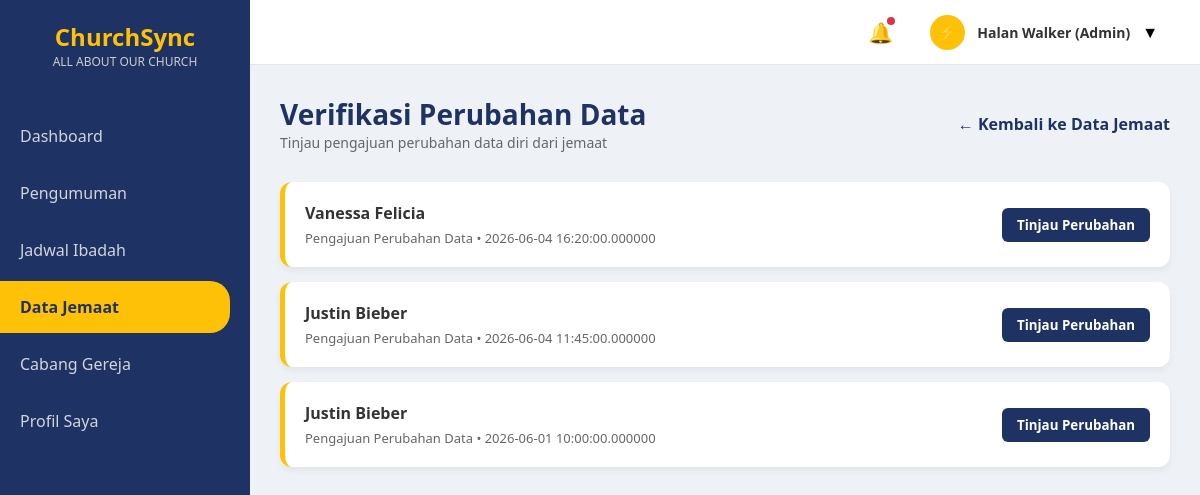
Screenshot of /admin/verifikasi_admin.php with the database file from the repository.
### tables this page shows
CREATE TABLE `temp_update_jemaat` (
  `id_pengajuan` int(10) NOT NULL AUTO_INCREMENT,
  `id_jemaat` int(20) NOT NULL,
  `no_hp_baru` varchar(255) NOT NULL,
  `alamat_baru` text NOT NULL,
  `tanggal_pengajuan` datetime(6) NOT NULL,
  `status_pengajuan` enum('pending','disetujui','ditolak') NOT NULL,
  PRIMARY KEY (`id_pengajuan`),
  KEY `fk_temp_jemaat` (`id_jemaat`),
  CONSTRAINT `fk_temp_jemaat` FOREIGN KEY (`id_jemaat`) REFERENCES `jemaat` (`id_jemaat`) ON DELETE CASCADE,
  CONSTRAINT `temp_update_jemaat_ibfk_1` FOREIGN KEY (`id_pengajuan`) REFERENCES `jemaat` (`id_jemaat`)
);

CREATE TABLE `jemaat` (
  `id_jemaat` int(20) NOT NULL AUTO_INCREMENT,
  `nama_lengkap` varchar(100) NOT NULL,
  `tanggal_lahir` date NOT NULL,
  `no_telp` varchar(100) NOT NULL,
  `alamat` varchar(255) NOT NULL,
  `email` varchar(100) NOT NULL,
  `password` varchar(100) NOT NULL,
  `role` enum('jemaat','gembala_cabang','admin') NOT NULL,
  PRIMARY KEY (`id_jemaat`),
  CONSTRAINT `jemaat_ibfk_1` FOREIGN KEY (`id_jemaat`) REFERENCES `cabang_gereja` (`id_cabang`)
);

### admin/verifikasi_admin.php (the view, shortened to what this page needs)
<?php
include '../koneksi.php';
$query_pengajuan = mysqli_query($conn, "
    SELECT
        t.*,
        j.nama_lengkap,
        j.no_telp,
        j.alamat
    FROM temp_update_jemaat t
    JOIN jemaat j
        ON t.id_jemaat = j.id_jemaat
    WHERE t.status_pengajuan='pending'
    ORDER BY t.tanggal_pengajuan DESC
");
?>
<!DOCTYPE html>
<html lang="id">
<head>
    <link rel="stylesheet" href="../style.css">
</head>
<body>
    <div class="sidebar">
        <div class="sidebar-logo">ChurchSync<span>ALL ABOUT OUR CHURCH</span></div>
        <nav>
            <a href="dashboard_admin.php" class="nav-link">Dashboard</a>
            <a href="pengumuman_admin.php" class="nav-link">Pengumuman</a>
            <a href="jadwal_admin_up.php" class="nav-link">Jadwal Ibadah</a>
            <a href="data_jemaat_admin.php" class="nav-link active">Data Jemaat</a>
            <a href="cabang_admin.php" class="nav-link">Cabang Gereja</a>
            <a href="profil_admin.php" class="nav-link">Profil Saya</a>
        </nav>
    </div>
    <div class="content-wrapper">
        <div class="top-navbar">
            <div class="navbar-right">
                <div class="noti-icon">🔔<span class="noti-badge"></span></div>
                <div class="user-profile-dropdown">
                    <div class="nav-avatar">⚡</div>
                    <div class="nav-user-name">Halan Walker (Admin)</div>▼
                </div>
            </div>
        </div>
        <div class="main-content">
            <div class="header-toolbar">
                <div class="page-title">
                    <h2>Verifikasi Perubahan Data</h2>
                    <p>Tinjau pengajuan perubahan data diri dari jemaat</p>
                </div>
                <a href="data_jemaat_admin.php"
                    style="color: var(--primary-blue); font-weight: bold; text-decoration: none;">← Kembali ke Data
                    Jemaat</a>
            </div>
            <?php while ($row = mysqli_fetch_assoc($query_pengajuan)) : ?>
                <div class="req-card">
                    <div class="req-info">
                        <h4><?= $row['nama_lengkap']; ?></h4>
                        <p>
                            Pengajuan Perubahan Data
                            • <?= $row['tanggal_pengajuan']; ?>
                        </p>
                    </div>
                    <button
                        class="btn-tinjau"
                        onclick="bukaModal(
            '<?= $row['id_pengajuan']; ?>',
            '<?= htmlspecialchars($row['nama_lengkap']); ?>',
            '<?= htmlspecialchars($row['no_telp']); ?>',
            '<?= htmlspecialchars($row['alamat']); ?>',
            '<?= htmlspecialchars($row['no_hp_baru']); ?>',
            '<?= htmlspecialchars($row['alamat_baru']); ?>'
        )">
                        Tinjau Perubahan
                    </button>
                </div>
            <?php endwhile; ?>
        </div>
    </div>
</body>
</html>

### style.css (style rules this page uses)
:root { --primary-blue: #1e3264; --primary-yellow: #ffc107; --bg-light: #eef2f6; --card-bg: #ffffff; --text-dark: #333; --text-gray: #666; --tag-important: #dc3545; --tag-activity: #17a2b8; --tag-worship: #28a745; }
* { margin: 0; padding: 0; box-sizing: border-box; font-family: 'Segoe UI', Tahoma, Geneva, Verdana, sans-serif; }
body { display: flex; background-color: var(--bg-light); height: 100vh; }
.sidebar { width: 250px; background-color: var(--primary-blue); color: white; display: flex; flex-direction: column; padding: 20px 0; }
.sidebar-logo { text-align: center; font-size: 24px; font-weight: bold; color: var(--primary-yellow); margin-bottom: 40px; }
.sidebar-logo span { display: block; font-size: 12px; color: #ccc; font-weight: normal; }
.nav-link { padding: 15px 20px; color: #d1d5db; text-decoration: none; display: block; transition: 0.3s; margin-bottom: 5px; }
.nav-link:hover, .nav-link.active { background-color: var(--primary-yellow); color: var(--primary-blue); font-weight: bold; border-radius: 0 20px 20px 0; margin-right: 20px; }
.main-content { flex: 1; padding: 30px; overflow-y: auto; }
.content-wrapper { flex: 1; display: flex; flex-direction: column; height: 100vh; overflow: hidden; }
.top-navbar { height: 65px; background-color: #ffffff; display: flex; justify-content: flex-end; align-items: center; padding: 0 30px; border-bottom: 1px solid #e2e8f0; flex-shrink: 0; }
.navbar-right { display: flex; align-items: center; gap: 25px; }
.noti-icon { font-size: 20px; cursor: pointer; position: relative; user-select: none; }
.noti-badge { position: absolute; top: -2px; right: -2px; width: 8px; height: 8px; background-color: #dc3545; border-radius: 50%; }
.user-profile-dropdown { position: relative; display: flex; align-items: center; gap: 12px; cursor: pointer; padding: 6px 12px; border-radius: 8px; transition: 0.3s; user-select: none; }
.nav-avatar { width: 35px; height: 35px; background-color: var(--primary-yellow); border-radius: 50%; display: flex; align-items: center; justify-content: center; font-size: 16px; }
.nav-user-name { font-size: 14px; font-weight: 600; color: var(--text-dark); }

### admin/verifikasi_admin.php (style rules this page uses)
.header-toolbar { display: flex; justify-content: space-between; align-items: center; margin-bottom: 30px; }
.page-title h2 { color: var(--primary-blue); font-size: 28px; }
.page-title p { color: var(--text-gray); font-size: 14px; }
.req-card { background: white; border-radius: 12px; padding: 20px; box-shadow: 0 4px 6px rgba(0, 0, 0, 0.05); margin-bottom: 15px; display: flex; justify-content: space-between; align-items: center; border-left: 5px solid #ffc107; }
.req-info h4 { color: var(--text-dark); margin-bottom: 5px; }
.req-info p { color: var(--text-gray); font-size: 13px; }
.btn-tinjau { background-color: var(--primary-blue); color: white; border: none; padding: 8px 15px; border-radius: 6px; cursor: pointer; font-weight: bold; }

### rows the page displays
temp_update_jemaat: id_jemaat.nama_lengkap "Vanessa Felicia", tanggal_pengajuan "2026-06-04 16:20:00.000000"
temp_update_jemaat: id_jemaat.nama_lengkap "Justin Bieber", tanggal_pengajuan "2026-06-04 11:45:00.000000"
temp_update_jemaat: id_jemaat.nama_lengkap "Justin Bieber", tanggal_pengajuan "2026-06-01 10:00:00.000000"
